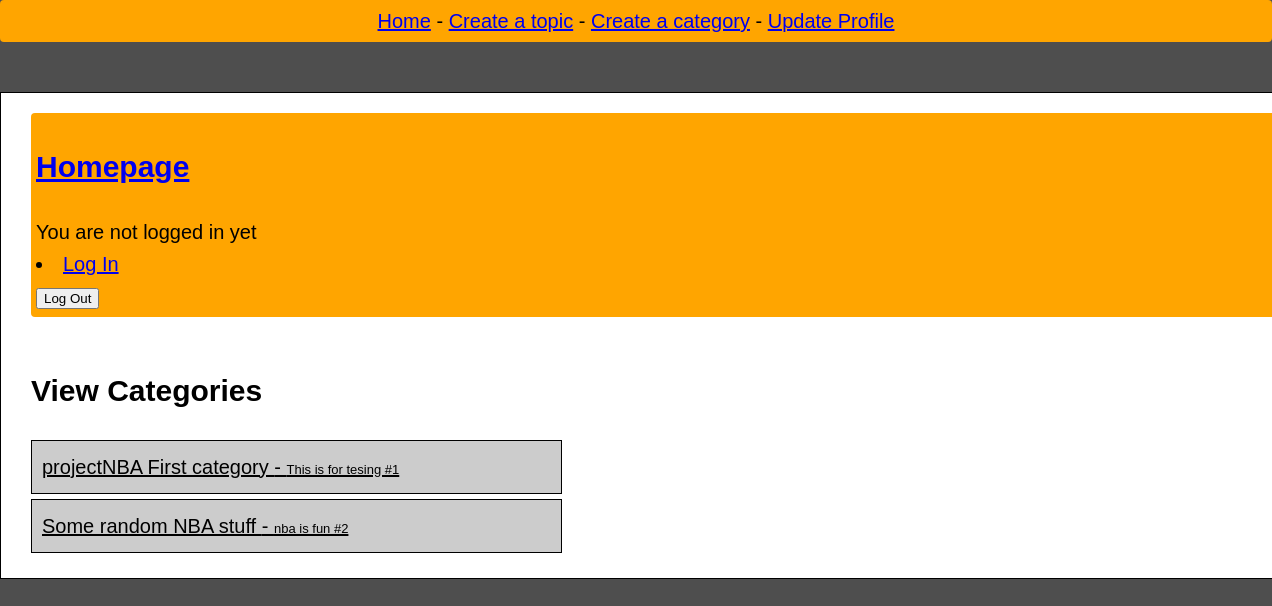
The page /homepage.php on the database its author committed.
### tables this page shows
CREATE TABLE `categories` (
  `id` tinyint(4) NOT NULL,
  `cat_title` varchar(150) NOT NULL,
  `cat_description` varchar(255) NOT NULL,
  `last_post_date` datetime DEFAULT NULL,
  `last_user_posted` varchar(60) DEFAULT NULL
);

### homepage.php (the view, shortened to what this page needs)
<!DOCTYPE html>
<html>
<head>
	<link href="css/styles2.css" rel="stylesheet" type = "text/css" >
	<?php
		include_once("header.php");
	?>
</head>
<body>
	<div id = "main-wrapper">
		<h2><a href="homepage.php"> Homepage</a></h2>
		<?php
		if(isset($_SESSION['username'])){
			echo "You are now logged in as ", $_SESSION['username'];
		}else{
				echo "You are not logged in yet";
			echo "<li><a href='login.php'>Log In</a></li>";
		}
		?>
	<form action = "homepage.php" method = "post">
		<input name = "logout" type = "submit" id="logout_btn" value = "Log Out"/><br>
</form>
</div>
<h2>View Categories</h2>
<?php
include_once("config.php");
$sql = "SELECT * FROM categories ORDER BY cat_title ASC";
$res = mysqli_query($db, $sql) or die("hello");
$categories = "";
if (mysqli_num_rows($res) > 0){
	while ($row = mysqli_fetch_assoc($res)){
		$id = $row['id'];
		$title = $row['cat_title'];
		$description = $row['cat_description'];
		$categories .= "<a href='view_category.php?cid=".$id."' class='cat_links'>".$title." - <font size='-1'>".$description."</font></a>";
	}
	echo $categories;
}else{
	echo "<p>No categories posted yet</p>";
}
?>
</body>
</html>

### css/styles2.css (style rules this page uses)
body { margin:0; font-family: Arial, "Helvetica Neue", Helvetica, sans-serif; font-size: 20px; color: #000000; line-height: 1.6; }
#main-wrapper { background-color: orange; margin: 0 auto; padding: 5px; border-radius: 4px; margin-bottom:50px; }
.cat_links { width:40%; display:block; padding:10px; padding-top:10px; padding-bottom:10px; border:1px solid #000000; margin-bottom:5px; background-color:#cccccc; color:#000000; }

### css/forumStyle.css (style rules this page uses)
body { background-color: #4E4E4E; text-align: center; }

### rows shown on the page
categories: cat_title "projectNBA First category", cat_description "This is for tesing #1"
categories: cat_title "Some random NBA stuff", cat_description "nba is fun #2"
